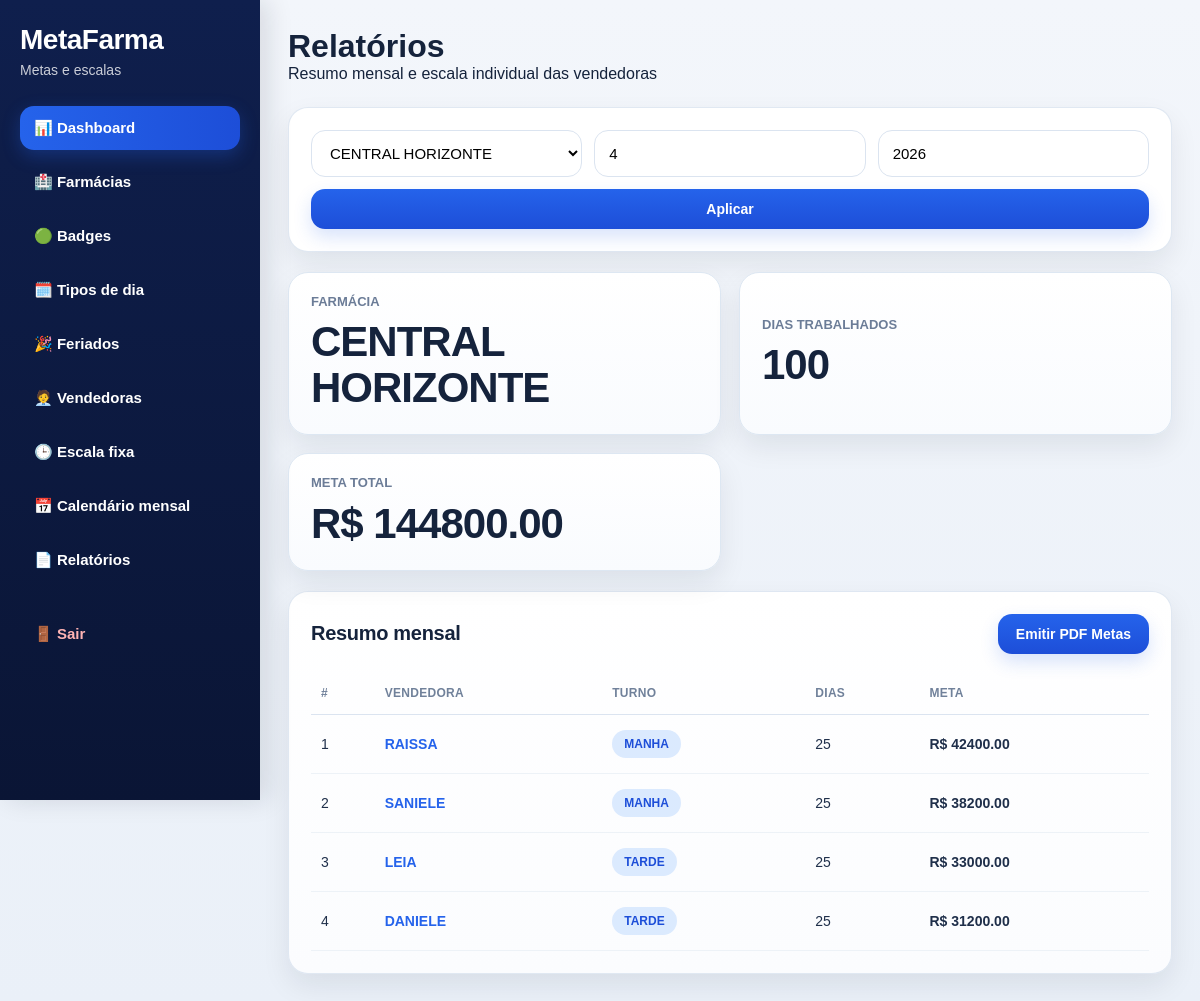
/relatorios/?farmacia_id=1 (signed in), run on the app's committed database.
### app/models.py (models this page shows, shortened)
class Farmacia(db.Model):
    __tablename__ = "farmacias"
    id = db.Column(db.Integer, primary_key=True)
    nome = db.Column(db.String(150), nullable=False)
    responsavel = db.Column(db.String(150), nullable=True)
    cidade = db.Column(db.String(100), nullable=True)
    telefone = db.Column(db.String(30), nullable=True)
    status = db.Column(db.String(20), default="ativa")
    observacao = db.Column(db.String(255), nullable=True)
    criado_em = db.Column(db.DateTime, default=agora_brasil)
    metas = db.relationship("Meta", backref="farmacia", lazy=True, cascade="all, delete-orphan")
    equipes = db.relationship("Equipe", backref="farmacia", lazy=True, cascade="all, delete-orphan")
    vendedoras = db.relationship("Vendedora", backref="farmacia", lazy=True, cascade="all, delete-orphan")
    configuracoes_dia = db.relationship("ConfiguracaoDia", backref="farmacia", lazy=True, cascade="all, delete-orphan")
    escalas_vendedoras = db.relationship("EscalaVendedora", backref="farmacia", lazy=True, cascade="all, delete-orphan")
    calendarios_vendedoras = db.relationship("CalendarioVendedora", backref="farmacia", lazy=True, cascade="all, delete-orphan")
    feriados = db.relationship("Feriado", backref="farmacia", lazy=True, cascade="all, delete-orphan")

class Vendedora(db.Model):
    __tablename__ = "vendedoras"
    id = db.Column(db.Integer, primary_key=True)
    farmacia_id = db.Column(db.Integer, db.ForeignKey("farmacias.id"), nullable=False, index=True)
    nome = db.Column(db.String(120), nullable=False)
    telefone = db.Column(db.String(30), nullable=True)
    status = db.Column(db.String(20), default="ativa")
    observacao = db.Column(db.String(255), nullable=True)
    criado_em = db.Column(db.DateTime, default=agora_brasil)
    escalas = db.relationship("EscalaVendedora", backref="vendedora", lazy=True, cascade="all, delete-orphan")
    calendarios = db.relationship("CalendarioVendedora", backref="vendedora", lazy=True, cascade="all, delete-orphan")

class EscalaVendedora(db.Model):
    __tablename__ = "escalas_vendedoras"
    id = db.Column(db.Integer, primary_key=True)
    farmacia_id = db.Column(db.Integer, db.ForeignKey("farmacias.id"), nullable=False, index=True)
    vendedora_id = db.Column(db.Integer, db.ForeignKey("vendedoras.id"), nullable=False, index=True)
    turno = db.Column(db.String(20), nullable=False, index=True)  # manha / tarde
    status = db.Column(db.String(20), default="ativa")
    observacao = db.Column(db.String(255), nullable=True)
    criado_em = db.Column(db.DateTime, default=agora_brasil)

### app/routes/relatorios.py (the view)
@relatorios_bp.route("/")
@login_required
def index():
    hoje = date.today()
    mes = request.args.get("mes", type=int) or hoje.month
    ano = request.args.get("ano", type=int) or hoje.year
    farmacia_id = request.args.get("farmacia_id", type=int)
    farmacias = Farmacia.query.order_by(Farmacia.nome.asc()).all()
    vendedoras = []
    farmacia_atual = None
    resumo = []
    total_dias = 0
    total_meta = 0
    if farmacia_id:
        farmacia_atual = Farmacia.query.get(farmacia_id)
        vendedoras = (
            Vendedora.query
            .filter_by(farmacia_id=farmacia_id, status="ativa")
            .order_by(Vendedora.nome.asc())
            .all()
        )
        resumo, total_dias, total_meta = calcular_resumo_mensal_vendedoras(farmacia_id, mes, ano)
    return render_template(
        "relatorios/index.html",
        farmacias=farmacias,
        vendedoras=vendedoras,
        farmacia_id=farmacia_id,
        farmacia_atual=farmacia_atual,
        mes=mes,
        ano=ano,
        resumo=resumo,
        total_dias=total_dias,
        total_meta=total_meta
    )

### app/routes/relatorios.py (called while the page is built)
def nome_dia_semana_pt(data_obj):
    dias = {
        0: "segunda",
        1: "terca",
        2: "quarta",
        3: "quinta",
        4: "sexta",
        5: "sabado",
        6: "domingo",
    }
    return dias.get(data_obj.weekday(), "")

def tipo_dia_da_data(data_obj, feriados_map):
    if data_obj in feriados_map:
        return "feriado"
    return nome_dia_semana_pt(data_obj)

### app/templates/relatorios/index.html (shortened to what this page needs)
{% extends "base.html" %}
{% block content %}
<div class="page-header">
    <div>
        <h1>Relatórios</h1>
        <p>Resumo mensal e escala individual das vendedoras</p>
    </div>
</div>
<div class="card">
    <form method="GET" class="filter-bar filter-bar-4">
        <select name="farmacia_id" required>
            {% for farmacia in farmacias %}
                <option value="{{ farmacia.id }}" {% if farmacia_id == farmacia.id %}selected{% endif %}>
                    {{ farmacia.nome }}
                </option>
            {% endfor %}
        </select>
        <input type="number" name="mes" value="{{ mes }}">
        <input type="number" name="ano" value="{{ ano }}">
        <button type="submit" class="btn btn-primary">Aplicar</button>
    </form>
</div>
{% if farmacia_atual %}
<div class="cards-grid cards-grid-3 mt-20">
    <div class="card kpi-card premium-kpi">
        <span class="kpi-label">Farmácia</span>
        <h2>{{ farmacia_atual.nome }}</h2>
    </div>
    <div class="card kpi-card premium-kpi">
        <span class="kpi-label">Dias trabalhados</span>
        <h2>{{ total_dias }}</h2>
    </div>
    <div class="card kpi-card premium-kpi">
        <span class="kpi-label">Meta total</span>
        <h2>R$ {{ "%.2f"|format(total_meta) }}</h2>
    </div>
</div>
<div class="card mt-20 premium-table-card">
    <div class="card-header">
        <h3>Resumo mensal</h3>
        <a href="{{ url_for('relatorios.pdf_mensal',
            farmacia_id=farmacia_id,
            mes=mes,
            ano=ano) }}"
           class="btn btn-primary"
           target="_blank">
           Emitir PDF Metas
        </a>
    </div>
    <div class="table-responsive">
        <table>
            <thead>
                <tr>
                    <th>#</th>
                    <th>Vendedora</th>
                    <th>Turno</th>
                    <th>Dias</th>
                    <th>Meta</th>
                </tr>
            </thead>
            <tbody>
                {% for item in resumo %}
                <tr>
                    <td>{{ loop.index }}</td>
                    <td>
                        <a href="{{ url_for('relatorios.pdf_escala_vendedora',
                            farmacia_id=farmacia_id,
                            vendedora_id=item.vendedora_id,
                            mes=mes,
                            ano=ano) }}"
                           target="_blank"
                           style="color:#2563eb; font-weight:600; text-decoration:none;">
                            {{ item.nome }}
                        </a>
                    </td>
                    <td>
                        <span class="badge badge-info">{{ item.turno }}</span>
                    </td>
                    <td>{{ item.dias_trabalhados }}</td>
                    <td>
                        <strong>R$ {{ "%.2f"|format(item.meta_total) }}</strong>
                    </td>
                </tr>
                {% endfor %}
            </tbody>
        </table>
    </div>
</div>
{% endif %}
{% endblock %}

### app/static/css/style.css (style rules this page uses)
* { margin: 0; padding: 0; box-sizing: border-box; }
:root { --bg: #eef3f9; --sidebar: #0f1f4d; --sidebar-dark: #0a1535; --card: #ffffff; --primary: #2563eb; --primary-dark: #1d4ed8; --text: #15233c; --muted: #64748b; --border: #dbe4f0; --success: #16a34a; --danger: #dc2626; --warning: #d97706; --info-bg: #dbeafe; --info-text: #1d4ed8; --success-bg: #dcfce7; --danger-bg: #fee2e2; --warning-bg: #fef3c7; --shadow: 0 12px 28px rgba(15, 23, 42, 0.08); --shadow-soft: 0 6px 18px rgba(15, 23, 42, 0.06); --radius: 20px; }
body { font-family: Arial, Helvetica, sans-serif; background: linear-gradient(180deg, #f3f6fb 0%, #eaf0f8 100%); color: var(--text); }
a { text-decoration: none; }
.page-header { display: flex; align-items: center; justify-content: space-between; gap: 16px; margin-bottom: 24px; flex-wrap: wrap; }
.cards-grid, .charts-grid, .tables-grid { display: grid; gap: 18px; margin-bottom: 18px; }
.cards-grid { grid-template-columns: repeat(3, minmax(220px, 1fr)); }
.cards-grid-3 { grid-template-columns: repeat(3, minmax(220px, 1fr)); }
.card { background: var(--card); border-radius: var(--radius); box-shadow: var(--shadow); padding: 22px; border: 1px solid rgba(219, 228, 240, 0.85); }
.premium-kpi { min-height: 118px; display: flex; justify-content: center; border: 1px solid #dde7f2; background: linear-gradient(180deg, #ffffff 0%, #f9fbfe 100%); }
.mt-20 { margin-top: 20px; }
.kpi-card { display: flex; flex-direction: column; gap: 10px; }
.kpi-label { color: #6b7c97; font-size: 13px; font-weight: 800; text-transform: uppercase; line-height: 1.1; }
.kpi-card h2 { font-size: 42px; color: var(--text); line-height: 1.1; letter-spacing: -1px; }
.premium-table-card { background: linear-gradient(180deg, #ffffff 0%, #fbfcfe 100%); }
.card-header { display: flex; align-items: center; justify-content: space-between; gap: 12px; margin-bottom: 18px; flex-wrap: wrap; }
.card-header h3 { font-size: 20px; letter-spacing: -0.3px; }
input, select, textarea { width: 100%; border: 1px solid var(--border); border-radius: 14px; padding: 13px 14px; outline: none; font-size: 15px; background: #fff; transition: .2s ease; }
.btn { border: none; border-radius: 14px; padding: 12px 18px; cursor: pointer; font-weight: 800; font-size: 14px; display: inline-flex; align-items: center; justify-content: center; transition: .2s ease; }
.btn-primary { background: linear-gradient(180deg, var(--primary) 0%, var(--primary-dark) 100%); color: #fff; box-shadow: 0 8px 18px rgba(37, 99, 235, 0.18); }
.table-responsive { width: 100%; overflow-x: auto; }
table { width: 100%; border-collapse: collapse; }
thead th { text-align: left; padding: 14px 10px; border-bottom: 1px solid var(--border); color: #70819a; font-size: 12px; text-transform: uppercase; font-weight: 800; letter-spacing: .3px; }
tbody td { padding: 15px 10px; border-bottom: 1px solid #edf2f7; font-size: 14px; color: #1f2f4a; }
.badge { display: inline-block; padding: 7px 12px; border-radius: 999px; font-size: 12px; font-weight: 800; text-transform: uppercase; }
.badge-info { background: var(--info-bg); color: var(--info-text); }
.filter-bar { display: flex; gap: 12px; flex-wrap: wrap; }
.filter-bar input, .filter-bar select { flex: 1; min-width: 220px; }
.filter-bar-4 > * { flex: 1; min-width: 180px; }
@media (max-width: 1450px) { .cards-grid, .cards-grid-3, .cards-grid-4, .cards-grid-6, .charts-grid, .tables-grid { grid-template-columns: 1fr 1fr; } }

### data on the page
Farmacia: nome "CENTRAL HORIZONTE"
Vendedora: nome "RAISSA"
EscalaVendedora: turno "MANHA"
Vendedora: nome "SANIELE"
EscalaVendedora: turno "MANHA"
Vendedora: nome "LEIA"
EscalaVendedora: turno "TARDE"
Vendedora: nome "DANIELE"
EscalaVendedora: turno "TARDE"

### other printed values
{{ total_dias }} "100"
{{ "%.2f"|format(total_meta) }} "144800.00"
{{ item.dias_trabalhados }} "25" "25" "25" "25"
{{ "%.2f"|format(item.meta_total) }} "42400.00" "38200.00" "33000.00" "31200.00"
form field farmacia_id "CENTRAL HORIZONTE"
